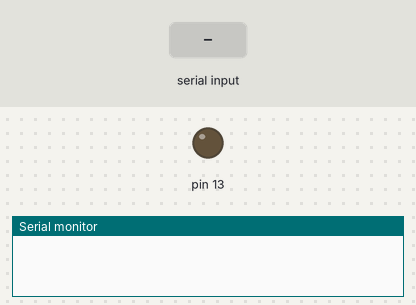
The sketch below on a simulated Arduino Uno, built with avr-gcc and run on an emulated ATmega328P. On the bench: output pins drawn as LEDs (lit = HIGH), the last lines printed to the serial monitor. Inputs (shaded band) come from the test bench.

Above: at 1.2 s.
1.3 s: "1" received over Serial
At 2.5 s:
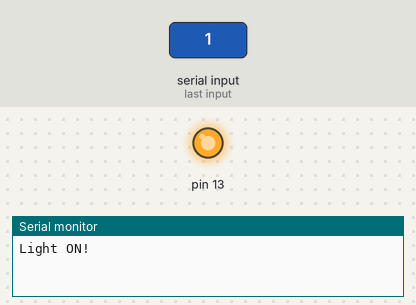
2.8 s: "0" received over Serial
At 3.8 s:
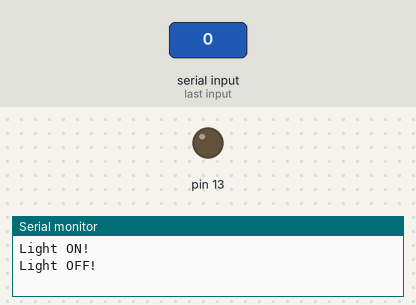
Timing chart, 0 to 5.8 s (numbered marks = the images above; inputs shaded):
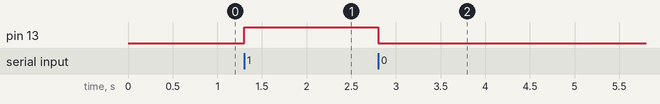

Measured:
- after the input at 1.3 s, pin 13: LOW → HIGH at once
- after the input at 2.8 s, pin 13: HIGH → LOW at once

The sketch:

home2.ino
```cpp
float temp;
int tempPin = 0;
float light;
int lightPin = 1;
int usr_in;

void setup(){
	pinMode (13, OUTPUT);
	Serial.begin(9600);
}

void loop(){
	Serial.available();
	usr_in = Serial.read();

	switch (usr_in){

		case '0':
      		digitalWrite(13, LOW);
      		Serial.println("Light OFF!");
      		break;

		case '1':
			digitalWrite(13, HIGH);
      		Serial.println("Light ON!");
      		break;

		case '3':
			temp = analogRead(tempPin);
			temp = ( 5.0 * temp * 100 ) / 1024;
			Serial.print("TEMPERATURE = ");
			Serial.print(temp);
			Serial.println();
			delay(1000);
			break;

		case '4':
			light = analogRead(lightPin);
			Serial.print("LIGHT = ");
			Serial.print(light);
			Serial.println();
			delay(1000);
			break;
	}
}
```
